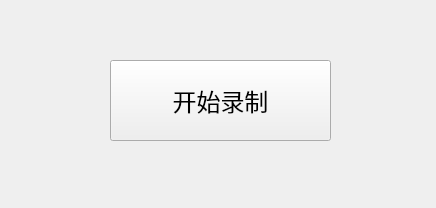
<?xml version="1.0" encoding="UTF-8"?>
<ui version="4.0">
 <class>Widget</class>
 <widget class="QWidget" name="Widget">
  <property name="geometry">
   <rect>
    <x>0</x>
    <y>0</y>
    <width>436</width>
    <height>208</height>
   </rect>
  </property>
  <property name="windowTitle">
   <string>Widget</string>
  </property>
  <widget class="QPushButton" name="Record">
   <property name="geometry">
    <rect>
     <x>110</x>
     <y>60</y>
     <width>221</width>
     <height>81</height>
    </rect>
   </property>
   <property name="font">
    <font>
     <pointsize>18</pointsize>
    </font>
   </property>
   <property name="text">
    <string>开始录制</string>
   </property>
  </widget>
 </widget>
 <resources/>
 <connections/>
</ui>
